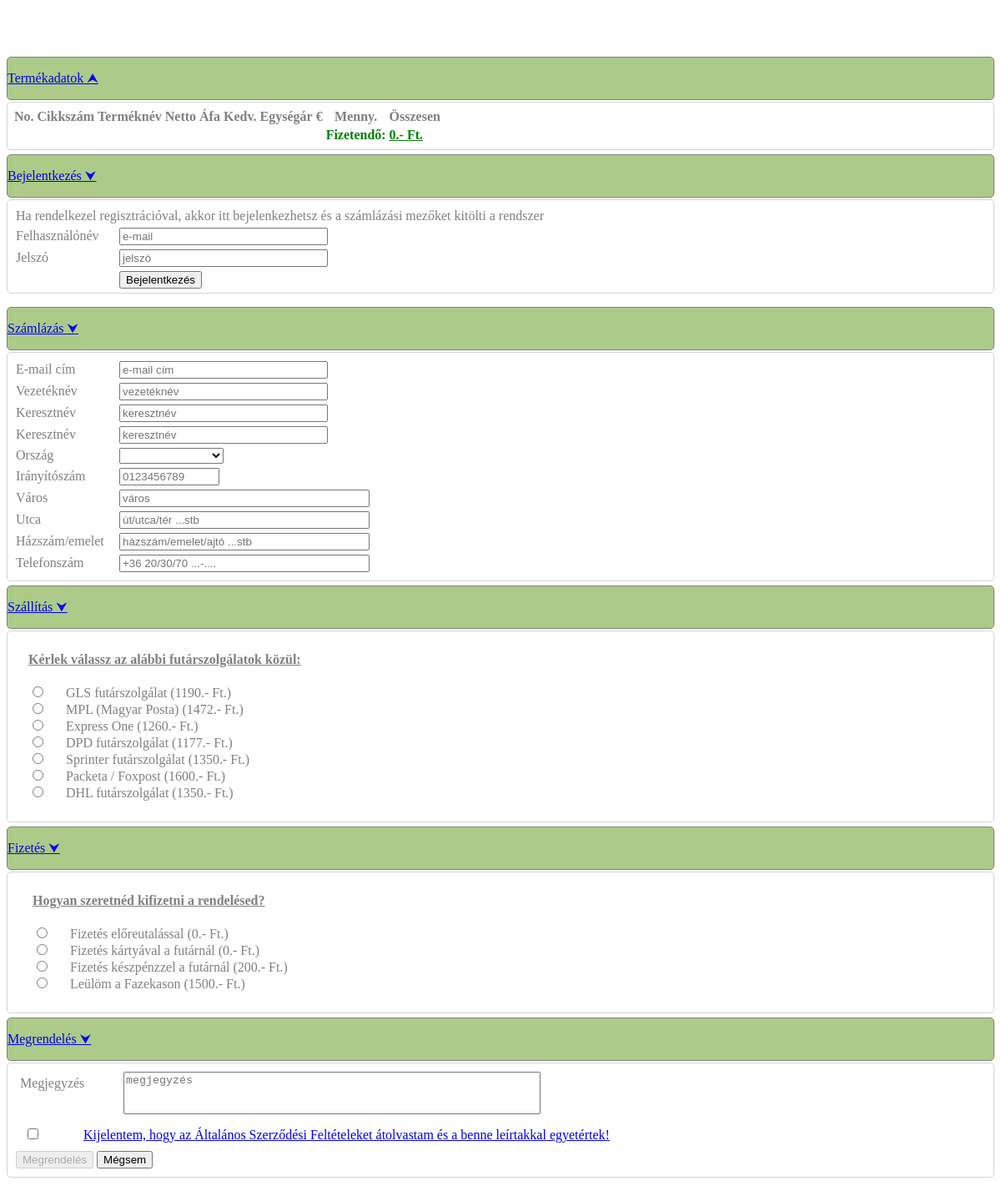
The page /payments.php on the database its author committed.
### tables this page shows
CREATE TABLE `suppliers_mstr` (
  `SupplierID_MSTR` int(11) NOT NULL,
  `SupplierName_MSTR` varchar(30) NOT NULL,
  `SupplierCost_MSTR` int(11) NOT NULL,
  `SupplierCash_MSTR` int(11) NOT NULL
);

CREATE TABLE `paymenttype_mstr` (
  `PaymentTypeID_MSTR` int(11) NOT NULL,
  `PaymentTypeName_MSTR` varchar(30) NOT NULL,
  `PaymentTypeCost_MSTR` int(11) NOT NULL
);

### payments.php (the view, shortened to what the rows shown need)
<?php
    include "connect.php";
?>
        <div class="paymentsbody" style="margin-bottom:70px;">
            <div id="types" class="container" style="margin-bottom:30px;">
                <div class="collapse show" id="parts">
                    <?php
                        $tbl = " <div class='row brdr'>
                                    <table class='table table-hover' style='color: gray;'>
                                        <thead>
                                            <tr>
                                                <th scope='col'>No.</th>
                                                <th scope='col'>Cikkszám</th>
                                                <th scope='col'>Terméknév</th>
                                                <th scope='col'>Netto</th>
                                                <th scope='col'>Áfa</th>
                                                <th scope='col'>Kedv.</th>
                                                <th scope='col'>Egységár</th>
                                                <th scope='col'>&euro;</th>
                                                <th scope='col'>Menny.</th>
                                                <th scope='col'>Összesen</th>
                                            </tr>
                                        </thead>
                                        <tbody>";
                        $partTotal = 0;
                        $tbl.= "<tr>
                                    <td></td>
                                    <td></td>
                                    <td></td>
                                    <td></td>
                                    <td></td>
                                    <td></td>
                                    <td></td>
                                    <td></td>
                                    <td style='color:green'><b>Fizetendő:</b></td>
                                    <td style='color:green'><u><strong>$partTotal.- Ft.</strong></u></td>
                                </tr>
                            </tbody></table></div>";
                        echo $tbl;
                    ?>
                </div>
                <form action="index.php" method="POST" id="shopingCartSendOrderForm">
                    <div class="collapse row" id="delivery">
                        <div class="brdr" style="color: gray">
                            <div style="margin:20px">
                                <?php
                                    $supps = "";
                                    $sql = "SELECT * FROM suppliers_mstr";
                                    $value = mysqli_query($connect, $sql);
                                    $s = 0;
                                    while ($row = mysqli_fetch_assoc($value)) {
                                        $s++;
                                        $supplierID = $row["SupplierID_MSTR"];
                                        $supplierName = $row["SupplierName_MSTR"];
                                        $supplierCost = $row["SupplierCost_MSTR"];
                                        $supps.= "  <div class='form-check'>
                                                        <input class='form-check-input' type='radio' name='shoppingCartSupplier' id='sup$s' required value='$supplierID'>
                                                        <label class='form-check-label' style='margin-left:20px;' for='sup$s' title='$supplierName'>
                                                            $supplierName ($supplierCost.- Ft.)
                                                        </label>
                                                    </div>";
                                    }
                                    echo $supps;
                                ?>
                            </div>
                        </div>
                    </div>
                    <div class="collapse row" id="payment">
                        <div class="brdr" style="color: gray">
                            <div style="display:block; margin:5px;">
                                <div style="margin:20px">
                                    <?php
                                        $pays = "";
                                        $sql = "SELECT * FROM paymenttype_mstr";
                                        $value = mysqli_query($connect, $sql);
                                        $s = 0;
                                        while ($row = mysqli_fetch_assoc($value)) {
                                            $s++;
                                            $paymentID = $row["PaymentTypeID_MSTR"];
                                            $paymentName = $row["PaymentTypeName_MSTR"];
                                            $paymentCost = $row["PaymentTypeCost_MSTR"];
                                            $pays.= "   <div class='form-check'>
                                                            <input class='form-check-input' type='radio' name='shoppingCartPaymentType' id='pay$s' required value='$paymentID'>
                                                            <label class='form-check-label' style='margin-left:20px;' for='pay$s' title='$paymentName'>
                                                                $paymentName ($paymentCost.- Ft.)
                                                            </label>
                                                        </div>";
                                        }
                                        echo $pays;
                                    ?>
                                </div>
                            </div>
                        </div>
                    </div>
                </form>
            </div>
        </div>

### rows shown on the page
suppliers_mstr: SupplierName_MSTR "GLS futárszolgálat", SupplierCost_MSTR "1190"
suppliers_mstr: SupplierName_MSTR "MPL (Magyar Posta)", SupplierCost_MSTR "1472"
suppliers_mstr: SupplierName_MSTR "Express One", SupplierCost_MSTR "1260"
suppliers_mstr: SupplierName_MSTR "DPD futárszolgálat", SupplierCost_MSTR "1177"
suppliers_mstr: SupplierName_MSTR "Sprinter futárszolgálat", SupplierCost_MSTR "1350"
suppliers_mstr: SupplierName_MSTR "Packeta / Foxpost", SupplierCost_MSTR "1600"
suppliers_mstr: SupplierName_MSTR "DHL futárszolgálat", SupplierCost_MSTR "1350"
paymenttype_mstr: PaymentTypeName_MSTR "Fizetés előreutalással", PaymentTypeCost_MSTR "0"
paymenttype_mstr: PaymentTypeName_MSTR "Fizetés kártyával a futárnál", PaymentTypeCost_MSTR "0"
paymenttype_mstr: PaymentTypeName_MSTR "Fizetés készpénzzel a futárnál", PaymentTypeCost_MSTR "200"
paymenttype_mstr: PaymentTypeName_MSTR "Leülöm a Fazekason", PaymentTypeCost_MSTR "1500"

### other values the page prints
$partTotal "0"
